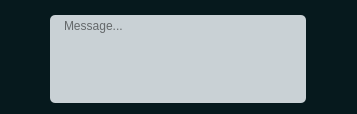
       <widget class="QGroupBox" name="type">
        <property name="maximumSize">
         <size>
          <width>16777215</width>
          <height>56</height>
         </size>
        </property>
        <property name="autoFillBackground">
         <bool>false</bool>
        </property>
        <property name="styleSheet">
         <string notr="true">background-color: rgb(6, 25, 29);
border:none;

</string>
        </property>
        <property name="title">
         <string/>
        </property>
        <property name="flat">
         <bool>false</bool>
        </property>
        <layout class="QGridLayout" name="gridLayout" rowstretch="0" columnstretch="1,20,1" rowminimumheight="0" columnminimumwidth="0,0,0">
         <property name="leftMargin">
          <number>11</number>
         </property>
         <property name="topMargin">
          <number>15</number>
         </property>
         <property name="rightMargin">
          <number>12</number>
         </property>
         <property name="bottomMargin">
          <number>11</number>
         </property>
         <property name="horizontalSpacing">
          <number>7</number>
         </property>
         <property name="verticalSpacing">
          <number>0</number>
         </property>
         <item row="0" column="0">
          <widget class="QPushButton" name="emoji">
           <property name="minimumSize">
            <size>
             <width>0</width>
             <height>30</height>
            </size>
           </property>
           <property name="styleSheet">
            <string notr="true">border-radius:20px;
background-color: rgb(201, 209, 213,0);

</string>
           </property>
           <property name="text">
            <string/>
           </property>
           <property name="icon">
            <iconset resource="project-resource.qrc">
             <normaloff>:/new/prefix1/standard/games.png</normaloff>:/new/prefix1/standard/games.png</iconset>
           </property>
          </widget>
         </item>
         <item row="0" column="1">
          <widget class="QTextEdit" name="textEdit">
           <property name="styleSheet">
            <string notr="true">border-radius:5px;
background-color: rgb(201, 209, 213);
TextMargins:2px;
padding-left:10px;</string>
           </property>
           <property name="placeholderText">
            <string>Message...</string>
           </property>
          </widget>
         </item>
         <item row="0" column="2">
          <widget class="QPushButton" name="send">
           <property name="minimumSize">
            <size>
             <width>0</width>
             <height>30</height>
            </size>
           </property>
           <property name="sizeIncrement">
            <size>
             <width>0</width>
             <height>0</height>
            </size>
           </property>
           <property name="baseSize">
            <size>
             <width>0</width>
             <height>0</height>
            </size>
           </property>
           <property name="layoutDirection">
            <enum>Qt::RightToLeft</enum>
           </property>
           <property name="autoFillBackground">
            <bool>false</bool>
           </property>
           <property name="styleSheet">
            <string notr="true">border-radius:20px;
background-color: rgb(201, 209, 213,0);
</string>
           </property>
           <property name="text">
            <string/>
           </property>
           <property name="icon">
            <iconset resource="project-resource.qrc">
             <normaloff>:/new/prefix1/standard/arrowright.png</normaloff>:/new/prefix1/standard/arrowright.png</iconset>
           </property>
          </widget>
         </item>
        </layout>
       </widget>
